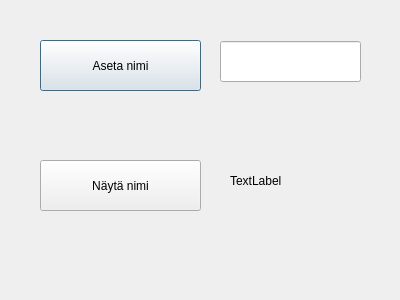
<?xml version="1.0" encoding="UTF-8"?>
<ui version="4.0">
 <class>Form2</class>
 <widget class="QDialog" name="Form2">
  <property name="geometry">
   <rect>
    <x>0</x>
    <y>0</y>
    <width>400</width>
    <height>300</height>
   </rect>
  </property>
  <property name="windowTitle">
   <string>Dialog</string>
  </property>
  <widget class="QLabel" name="labelName">
   <property name="geometry">
    <rect>
     <x>230</x>
     <y>160</y>
     <width>121</width>
     <height>41</height>
    </rect>
   </property>
   <property name="text">
    <string>TextLabel</string>
   </property>
  </widget>
  <widget class="QPushButton" name="btnSetName">
   <property name="geometry">
    <rect>
     <x>40</x>
     <y>40</y>
     <width>161</width>
     <height>51</height>
    </rect>
   </property>
   <property name="text">
    <string>Aseta nimi</string>
   </property>
  </widget>
  <widget class="QPushButton" name="btnShowName">
   <property name="geometry">
    <rect>
     <x>40</x>
     <y>160</y>
     <width>161</width>
     <height>51</height>
    </rect>
   </property>
   <property name="text">
    <string>Näytä nimi</string>
   </property>
  </widget>
  <widget class="QLineEdit" name="textName">
   <property name="geometry">
    <rect>
     <x>220</x>
     <y>41</y>
     <width>141</width>
     <height>41</height>
    </rect>
   </property>
   <property name="text">
    <string/>
   </property>
  </widget>
 </widget>
 <resources/>
 <connections/>
</ui>
